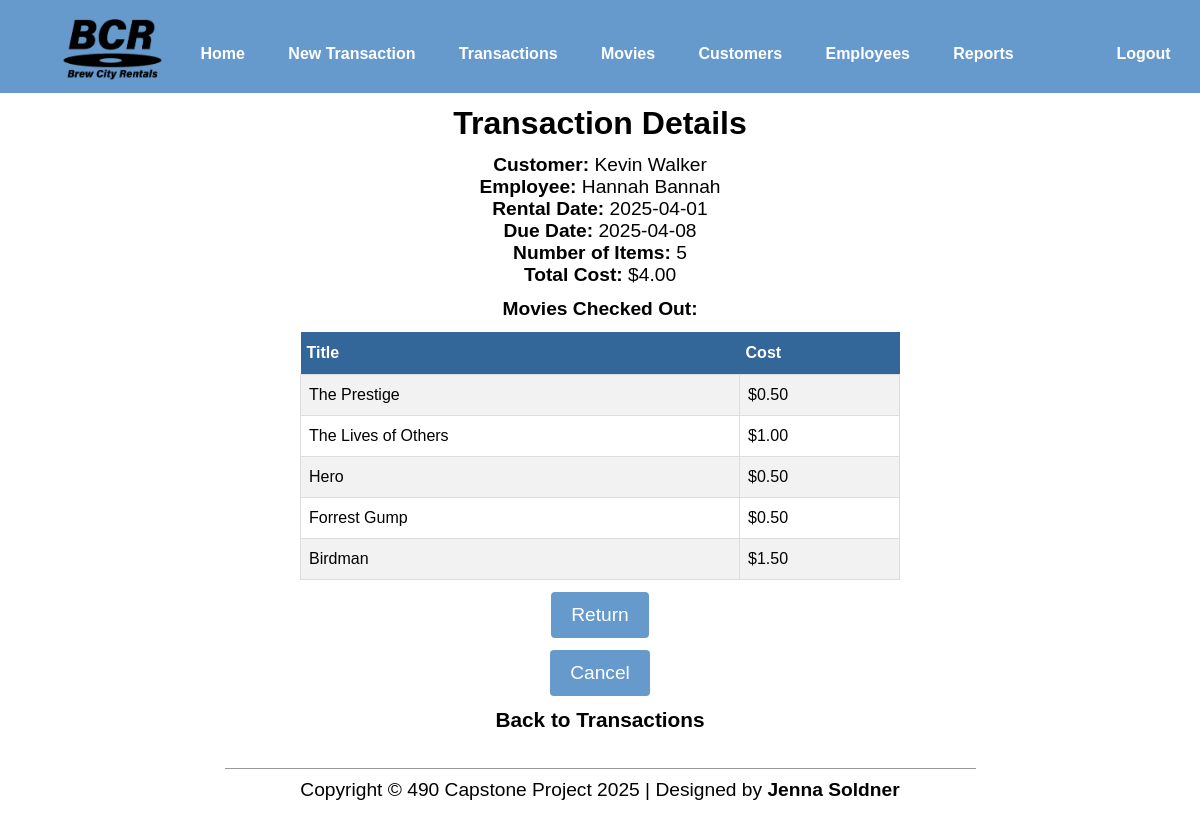
Screenshot of /htdocs/transactions/return.php?id=96 (signed in) with the database file from the repository.
### tables this page shows
CREATE TABLE `Transactions` (
  `TransID` int NOT NULL,
  `CustID` int NOT NULL,
  `EmpID` int NOT NULL,
  `RentalDate` date DEFAULT NULL,
  `DueDate` date DEFAULT NULL,
  `ReturnDate` date DEFAULT NULL,
  `Status` enum('Rented','Returned') NOT NULL DEFAULT 'Rented',
  `NumItems` int NOT NULL,
  `TotalCost` decimal(10,2) DEFAULT NULL,
  `PaymentMethod` enum('Cash','Card','Check','') DEFAULT NULL,
  `PaymentDetails` varchar(100) NOT NULL
);

CREATE TABLE `Movies` (
  `MovieID` int NOT NULL,
  `Title` varchar(200) NOT NULL,
  `Category` enum('Current Hit','Current Release','Popular','Regular') NOT NULL,
  `Cost` decimal(10,2) DEFAULT NULL,
  `Genre` varchar(100) NOT NULL,
  `ReleaseYear` year NOT NULL,
  `LengthMin` int NOT NULL,
  `Lang` varchar(100) NOT NULL,
  `LeadActors` varchar(200) NOT NULL,
  `Director` varchar(200) NOT NULL,
  `Status` enum('Available','Rented') NOT NULL,
  `ReturnDate` date DEFAULT NULL,
  `PurchaseDate` date DEFAULT NULL,
  `PurchaseCost` decimal(10,2) DEFAULT NULL
);

### htdocs/transactions/return.php (the view, shortened to what this page needs)
<?php
include('../includes/header.php');
if (!isset($_SESSION['empid'])){
    echo("<h2>You are not logged in.</h2>
			<form action='/BCR/htdocs/Home/login.php''>
            <input type='submit' name='submit' value='Login'/>
        </form>
    <p><br /><br /></p>");
    include ('../includes/footer.php');
	exit();
}else{
    require_once('../../mysqli_connect.php');
    if (isset($_GET['id']) && is_numeric($_GET['id'])) {
        $transID = $_GET['id'];
    } else {
        echo "Invalid Transaction ID.";
        exit();
    }
    $query = "SELECT t.TransID, CONCAT(c.FirstName, ' ', c.LastName) AS CustomerName,
                     CONCAT(e.FirstName, ' ', e.LastName) AS EmployeeName,
                     t.RentalDate, t.DueDate, t.NumItems, t.TotalCost
              FROM Transactions t
              JOIN Customers c ON t.CustID = c.CustID
              JOIN Users e ON t.EmpID = e.EmpID
              WHERE t.TransID = $transID";
    $result = @mysqli_query($dbc, $query);
    $transaction = @mysqli_fetch_array($result, MYSQLI_ASSOC);
    echo "<h1 class='pagetitle'>Transaction Details</h1>";
    echo "<p><strong>Customer:</strong> " . $transaction['CustomerName'] . "</p>";
    echo "<p><strong>Employee:</strong> " . $transaction['EmployeeName'] . "</p>";
    echo "<p><strong>Rental Date:</strong> " . $transaction['RentalDate'] . "</p>";
    echo "<p><strong>Due Date:</strong> " . $transaction['DueDate'] . "</p>";
    echo "<p><strong>Number of Items:</strong> " . $transaction['NumItems'] . "</p>";
    echo "<p><strong>Total Cost:</strong> $" . $transaction['TotalCost'] . "</p>";
    $movieQuery = "SELECT m.Title, m.Cost, m.MovieId
                   FROM TransactionMovies tm
                   JOIN Movies m ON tm.MovieID = m.MovieID
                   WHERE tm.TransID = $transID";
    $movieResult = @mysqli_query($dbc, $movieQuery);
    if (mysqli_num_rows($movieResult) > 0) {
        echo "<h2>Movies Checked Out:</h2>";
        echo "<table id='allTables' class='moviesTable'><tr><th>Title</th><th>Cost</th></tr>";
        while ($movie = mysqli_fetch_array($movieResult, MYSQLI_ASSOC)) {
            echo "<tr><td>" . $movie['Title'] . "</td><td>$" . $movie['Cost'] . "</td></tr>";
        }
        echo "</table>";
    } else {
        echo "<p>No movies found for this transaction.</p>";
    }
    if (isset($_POST['returnTransaction'])) {
        $updateQuery = "UPDATE Transactions SET DueDate = NULL, Status = 'Returned', ReturnDate = CURRENT_TIMESTAMP WHERE TransID = $transID;";
        $updateResult = @mysqli_query($dbc, $updateQuery);
        $movieQuery = "SELECT MovieID FROM TransactionMovies WHERE TransID = $transID";
        $movieResult = @mysqli_query($dbc, $movieQuery);
        while ($movie = mysqli_fetch_array($movieResult, MYSQLI_ASSOC)) {
            $movieID = $movie['MovieID'];
            $updateMovieQuery = "UPDATE Movies SET ReturnDate = NULL, Status='Available' WHERE MovieID = $movieID";
            @mysqli_query($dbc, $updateMovieQuery);
        }
        if ($updateResult) {
            if( $movieQuery){
                echo "<p>Transaction updated successfully.</p>";
                echo '<p id="searchUpdate"><a href=index.php>Back to Transactions</a></p> ';
            }
        } else {
            echo "<p>Error updating transaction: " . mysqli_error($dbc) . "</p>";
            echo '<p id="searchUpdate"><a href=index.php>Back to Transactions</a></p> ';
        }
    } elseif (isset($_POST['cancel'])) {
        header("Location: index.php");
        exit();
    } else {
        echo "<div class='button-container'>
                <form action='return.php?id=$transID' method='POST'>
                    <input type='submit' name='returnTransaction' class='return-btn' value='Return'>
                </form>
                <form action='return.php?id=$transID' method='POST'>
                    <input type='submit' name='cancel' class='cancel-btn' value='Cancel'>
                </form>
              </div>";
              echo '<p id="searchUpdate"><a href=index.php>Back to Transactions</a></p> ';
    }
}
include('../includes/footer.php');
?>

### htdocs/transactions/return.php (style rules this page uses)
.moviesTable { width: 50% !important; }

### rows the page displays
transactions: RentalDate "2025-04-01", DueDate "2025-04-08", NumItems "5", TotalCost "4.00"
movies: Title "The Prestige", Cost "0.50"
movies: Title "The Lives of Others", Cost "1.00"
movies: Title "Hero", Cost "0.50"
movies: Title "Forrest Gump", Cost "0.50"
movies: Title "Birdman", Cost "1.50"

### other values shown
$transaction['CustomerName'] "Kevin Walker"
$transaction['EmployeeName'] "Hannah Bannah"
